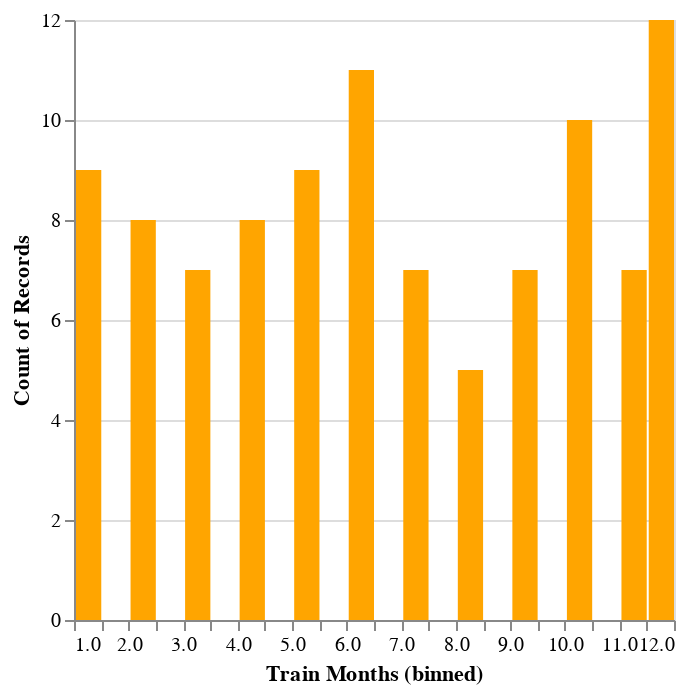

Here is the notebook cell this chart was saved with:
### Code cell
import altair as alt
alt.Chart(df_train).mark_bar(color='orange').encode(
    alt.X('Train Months:Q', bin=alt.Bin(maxbins=30)),
    alt.Y('count()'))

### Figure 1 — Vega-Lite specification as saved in the notebook (floating-point values rounded to 4 significant figures)
{"config": {"view": {"continuousWidth": 300, "continuousHeight": 300}}, "data": {"name": "data-ee49bfcf2f0d533b85c27fc01e4d2496"}, "mark": {"type": "bar", "color": "orange"}, "encoding": {"x": {"bin": {"maxbins": 30}, "field": "Train Months", "type": "quantitative"}, "y": {"aggregate": "count", "type": "quantitative"}}, "$schema": "https://vega.github.io/schema/vega-lite/v5.17.0.json", "datasets": {"data-ee49bfcf2f0d533b85c27fc01e4d2496": [{"Train Months": "11"}, {"Train Months": "01"}, {"Train Months": "09"}, {"Train Months": "03"}, {"Train Months": "05"}, {"Train Months": "02"}, {"Train Months": "06"}, {"Train Months": "08"}, {"Train Months": "06"}, {"Train Months": "03"}, {"Train Months": "07"}, {"Train Months": "05"}, {"Train Months": "12"}, {"Train Months": "07"}, {"Train Months": "12"}, {"Train Months": "10"}, {"Train Months": "04"}, {"Train Months": "05"}, {"Train Months": "09"}, {"Train Months": "03"}, {"Train Months": "07"}, {"Train Months": "06"}, {"Train Months": "03"}, {"Train Months": "01"}, {"Train Months": "07"}, {"Train Months": "11"}, {"Train Months": "02"}, {"Train Months": "09"}, {"Train Months": "12"}, {"Train Months": "06"}, {"Train Months": "04"}, {"Train Months": "05"}, {"Train Months": "09"}, {"Train Months": "12"}, {"Train Months": "10"}, {"Train Months": "11"}, {"Train Months": "10"}, {"Train Months": "08"}, {"Train Months": "05"}, {"Train Months": "06"}, {"Train Months": "08"}, {"Train Months": "10"}, {"Train Months": "02"}, {"Train Months": "10"}, {"Train Months": "12"}, {"Train Months": "06"}, {"Train Months": "11"}, {"Train Months": "11"}, {"Train Months": "11"}, {"Train Months": "01"}, {"Train Months": "10"}, {"Train Months": "04"}, {"Train Months": "06"}, {"Train Months": "01"}, {"Train Months": "05"}, {"Train Months": "09"}, {"Train Months": "11"}, {"Train Months": "01"}, {"Train Months": "03"}, {"Train Months": "12"}, {"Train Months": "01"}, {"Train Months": "09"}, {"Train Months": "12"}, {"Train Months": "09"}, {"Train Months": "08"}, {"Train Months": "01"}, {"Train Months": "06"}, {"Train Months": "03"}, {"Train Months": "10"}, {"Train Months": "05"}, {"Train Months": "05"}, {"Train Months": "04"}, {"Train Months": "04"}, {"Train Months": "04"}, {"Train Months": "04"}, {"Train Months": "12"}, {"Train Months": "06"}, {"Train Months": "10"}, {"Train Months": "01"}, {"Train Months": "12"}, {"Train Months": "08"}, {"Train Months": "02"}, {"Train Months": "12"}, {"Train Months": "10"}, {"Train Months": "12"}, {"Train Months": "01"}, {"Train Months": "06"}, {"Train Months": "05"}, {"Train Months": "03"}, {"Train Months": "12"}, {"Train Months": "07"}, {"Train Months": "02"}, {"Train Months": "07"}, {"Train Months": "06"}, {"Train Months": "02"}, {"Train Months": "02"}, {"Train Months": "02"}, {"Train Months": "07"}, {"Train Months": "10"}, {"Train Months": "04"}]}}
